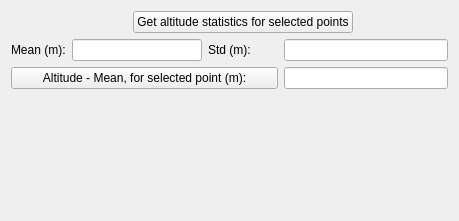
           <widget class="QWidget" name="altitudeDifferencesAnalisysTab_2">
            <attribute name="title">
             <string>Altitudes differences analisys</string>
            </attribute>
            <layout class="QGridLayout" name="gridLayout_18">
             <item row="0" column="0" colspan="2">
              <spacer name="horizontalSpacer_21">
               <property name="orientation">
                <enum>Qt::Horizontal</enum>
               </property>
               <property name="sizeHint" stdset="0">
                <size>
                 <width>116</width>
                 <height>20</height>
                </size>
               </property>
              </spacer>
             </item>
             <item row="0" column="2" colspan="3">
              <widget class="QPushButton" name="getAltitudeStatisticsForSelectedPointsPushButton">
               <property name="text">
                <string>Get altitude statistics for selected points</string>
               </property>
              </widget>
             </item>
             <item row="0" column="5">
              <spacer name="horizontalSpacer_22">
               <property name="orientation">
                <enum>Qt::Horizontal</enum>
               </property>
               <property name="sizeHint" stdset="0">
                <size>
                 <width>89</width>
                 <height>20</height>
                </size>
               </property>
              </spacer>
             </item>
             <item row="1" column="0">
              <widget class="QLabel" name="meanAltitudeLabel_2">
               <property name="text">
                <string>Mean (m):</string>
               </property>
              </widget>
             </item>
             <item row="1" column="1" colspan="2">
              <widget class="QLineEdit" name="meanAltitudeLineEdit">
               <property name="readOnly">
                <bool>true</bool>
               </property>
              </widget>
             </item>
             <item row="1" column="3">
              <widget class="QLabel" name="stdAltitudeLabel_2">
               <property name="text">
                <string>Std (m):</string>
               </property>
              </widget>
             </item>
             <item row="1" column="4" colspan="2">
              <widget class="QLineEdit" name="stdAltitudeLineEdit">
               <property name="readOnly">
                <bool>true</bool>
               </property>
              </widget>
             </item>
             <item row="2" column="0" colspan="4">
              <widget class="QPushButton" name="getDifferencesAltitudeForSelectedPointsPushButton">
               <property name="minimumSize">
                <size>
                 <width>170</width>
                 <height>0</height>
                </size>
               </property>
               <property name="text">
                <string>Altitude - Mean, for selected point (m):</string>
               </property>
              </widget>
             </item>
             <item row="2" column="4" colspan="2">
              <widget class="QLineEdit" name="altitudeDifferenceLineEdit">
               <property name="readOnly">
                <bool>true</bool>
               </property>
              </widget>
             </item>
             <item row="3" column="2">
              <spacer name="verticalSpacer_7">
               <property name="orientation">
                <enum>Qt::Vertical</enum>
               </property>
               <property name="sizeHint" stdset="0">
                <size>
                 <width>20</width>
                 <height>121</height>
                </size>
               </property>
              </spacer>
             </item>
            </layout>
           </widget>
